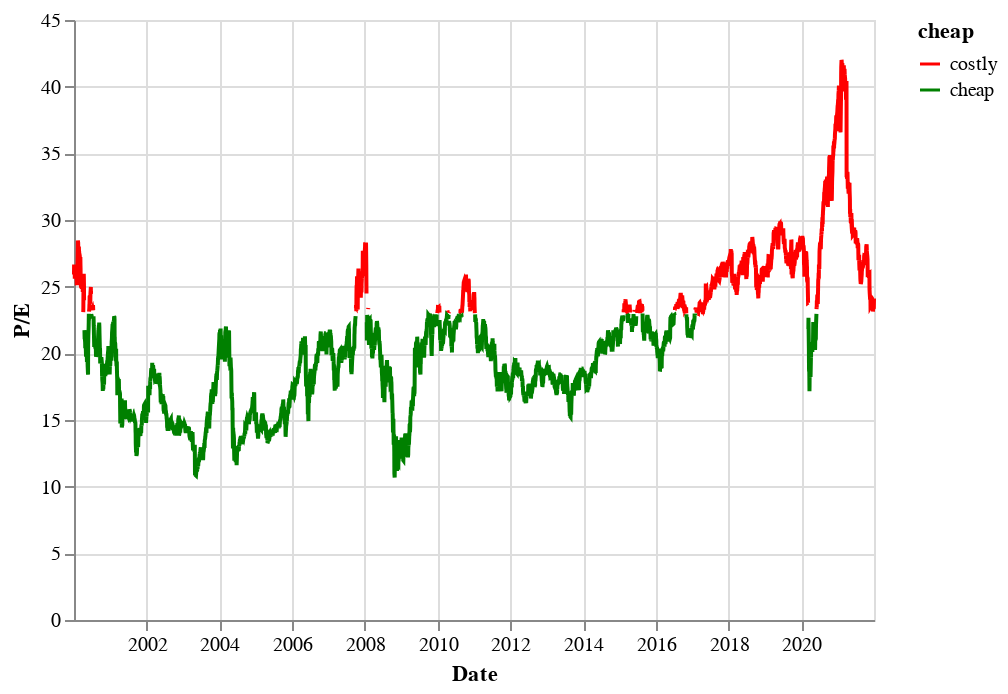

Here is the notebook cell this chart was saved with:
### Code cell
# Now let's visualize the data
import altair as alt
import datetime

alt.data_transformers.disable_max_rows()
domain = ['costly', 'cheap']
range_ = ['red', 'green']



alt.Chart(data).mark_line().encode(
    x='Date',
    y=alt.Y('P/E', impute=alt.ImputeParams(value=None)),
    color=alt.Color('cheap', scale=alt.Scale(domain=domain, range=range_))
    
)

### Figure 1 — Vega-Lite specification as saved in the notebook (floating-point values rounded to 4 significant figures; data arrays with more than 128 entries replaced by an {"elided": "..."} marker saying what was removed)
{"config": {"view": {"continuousWidth": 400, "continuousHeight": 300}}, "data": {"name": "data-4c12b20b6c47e578f68762a2b880fbb6"}, "mark": "line", "encoding": {"color": {"field": "cheap", "scale": {"domain": ["costly", "cheap"], "range": ["red", "green"]}, "type": "nominal"}, "x": {"field": "Date", "type": "temporal"}, "y": {"field": "P/E", "impute": {"value": null}, "type": "quantitative"}}, "$schema": "https://vega.github.io/schema/vega-lite/v4.17.0.json", "datasets": {"data-4c12b20b6c47e578f68762a2b880fbb6": {"elided": "5474 records"}}}
